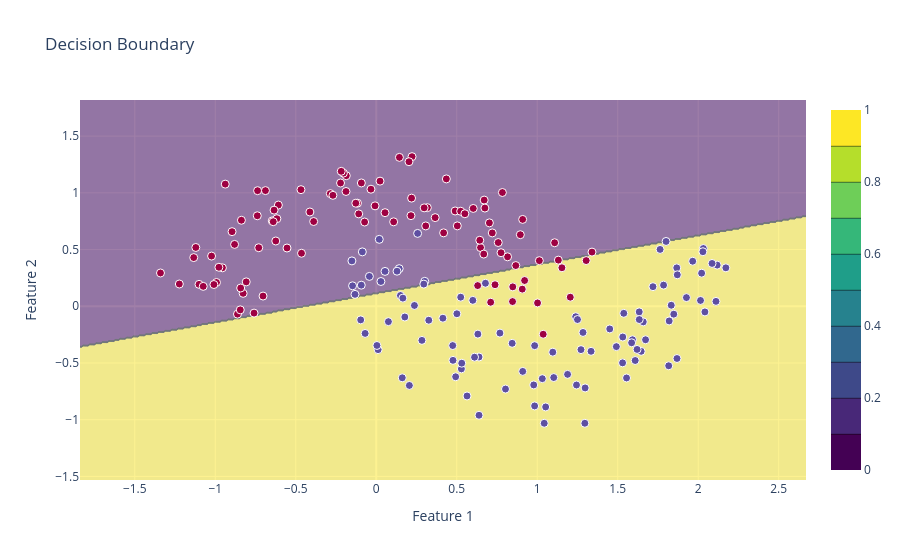

The code cell stored with this chart in its notebook:
### Code cell
plot_decision_boundary(lambda x: lr_algo.predict(x), X, y)

### Figure 1 — Plotly figure (JSON) as saved in the notebook; plotly's stock layout.template omitted (floating-point values rounded to 4 significant figures; data arrays with more than 128 entries replaced by an {"elided": "..."} marker saying what was removed)
{"data": [{"colorscale": [[0, "#440154"], [0.1111, "#482878"], [0.2222, "#3e4989"], [0.3333, "#31688e"], [0.4444, "#26828e"], [0.5556, "#1f9e89"], [0.6667, "#35b779"], [0.7778, "#6ece58"], [0.8889, "#b5de2b"], [1, "#fde725"]], "opacity": 0.5, "type": "contour", "x": {"elided": "452 float values"}, "y": {"elided": "336 float values"}, "z": {"elided": "336x452 int values"}}, {"marker": {"color": {"elided": "200 int values"}, "colorscale": [[0, "rgb(158,1,66)"], [0.1, "rgb(213,62,79)"], [0.2, "rgb(244,109,67)"], [0.3, "rgb(253,174,97)"], [0.4, "rgb(254,224,139)"], [0.5, "rgb(255,255,191)"], [0.6, "rgb(230,245,152)"], [0.7, "rgb(171,221,164)"], [0.8, "rgb(102,194,165)"], [0.9, "rgb(50,136,189)"], [1, "rgb(94,79,162)"]], "line": {"color": "white", "width": 1}, "size": 8}, "mode": "markers", "type": "scatter", "x": {"elided": "200 float values"}, "y": {"elided": "200 float values"}}], "layout": {"title": {"text": "Decision Boundary"}, "xaxis": {"title": {"text": "Feature 1"}}, "yaxis": {"title": {"text": "Feature 2"}}}}
